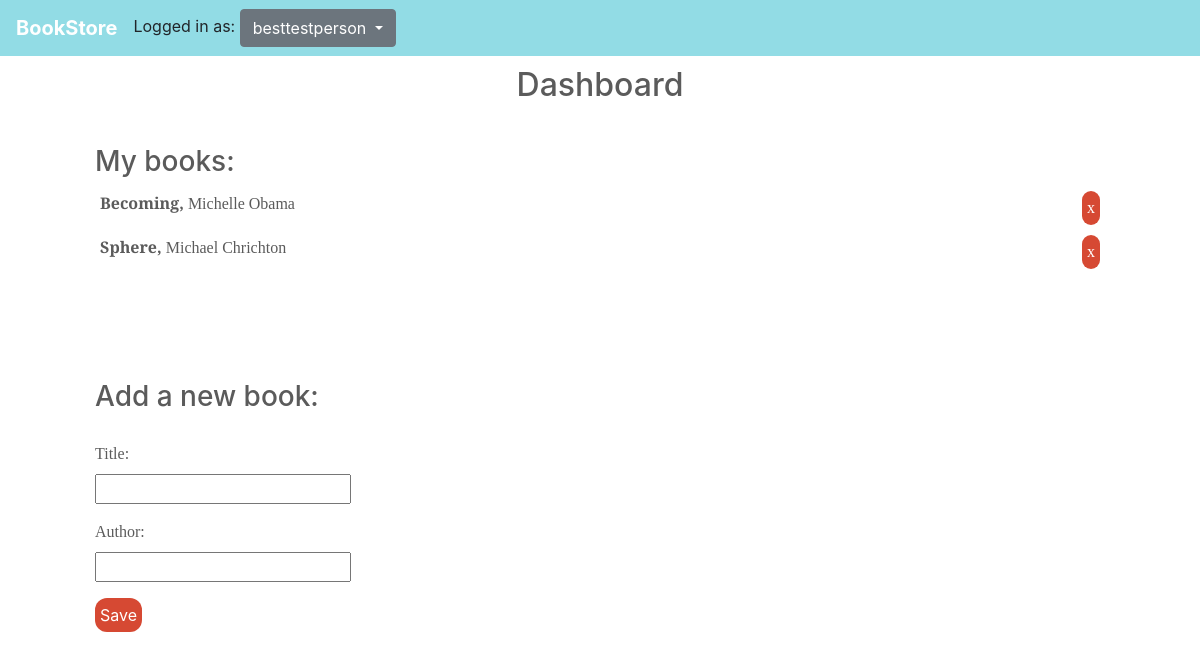
The page /dashboard/besttestperson (signed in) on the database its author committed.
### modifylist/models.py (models this page shows, shortened)
class Book(models.Model):
    user = models.ForeignKey(
        User,
        on_delete=models.CASCADE,
        default=1
    )
    title = models.CharField(max_length=200)
    author = models.CharField(max_length=200)
    added = models.DateTimeField(auto_now_add=True)

### modifylist/views.py (the view)
# urls.py: path('dashboard/<username>', views.dashboard, name="dashboard"),
def dashboard(request, username):
    user = User.objects.get(username=username)
    if request.method == 'POST':
        form = BookForm(request.POST)
        if form.is_valid():
            book = form.save(commit=False)
            if book is not None:
                book.user = request.user
                book.save()
                return redirect('dashboard', username=user.username)
    else:
        form = BookForm()
    books = Book.objects.order_by('-added')
    books_for_user = books.filter(user=user)
    context = {
        'form': form,
        'books': books,
        'books_for_user': books_for_user,
        'user_on_page': user,
        'request_user': request.user
    }
    return render(request, 'dashboard.html', context)

### modifylist/views.py
class BookForm(forms.ModelForm):
    class Meta:
        model = Book
        fields = ['title', 'author']

### modifylist/templates/dashboard.html (shortened to what this page needs)
{% extends "base-dashboard.html" %}
{% load static %}
{% block content %}
<div class="Container">
  {% if user_on_page == request_user %}
  <h2 class="PageHeader">Dashboard</h2>
  <div class='ListContainer'>
    <h3 class="SectionHeader">My books:</h3>
    <div class='BookList'>
        {% for book in books %}
          {% if book.user == user_on_page %}
          <div class="Book">
            <div class="BookInfo"><span class="TitleText">{{ book.title }},</span> {{ book.author }}</div>
            <div class="BookButtons">
              <button class="Button DeleteButton"><a class="DeleteLink" href="/delete_book/{{ book.id }}">x</a></button>
            </div>
          </div>
          {% endif %}
        {% endfor %}
    </div>
  </div>
  <div class='AddContainer'>
    <div class='FormContainer'>
      <h3 class="SectionHeader">Add a new book:</h3>
      <form class="Form" action="{{ request.get_full_path }}" method="POST">
        {{ form.as_p }}
        <button class="Button btn">Save</button>
      </form>
    </div>
  </div>
  {% else %}
  <p class="ErrorMessage">Oops! You're not logged in. <a href="{% url 'login' %}">Login</a> or <a href="{% url 'signup' %}">Signup.</a></p>
  {% endif %}
</div>
{% endblock content %}

### modifylist/templates/base-dashboard.html (shortened to what this page needs)
{% load static %}
<html lang="en">
  <head>
    <link rel="stylesheet" href="https://cdnjs.cloudflare.com/ajax/libs/octicons/4.4.0/font/octicons.css" />
    <link rel="stylesheet" href="https://stackpath.bootstrapcdn.com/bootstrap/4.1.3/css/bootstrap.min.css">
    <link rel="stylesheet" href="https://use.fontawesome.com/releases/v5.5.0/css/all.css">
    <link rel="stylesheet" type="text/css" href="{% static 'styles.css' %}" />
    <link rel="stylesheet" type="text/css" href="{% static 'styles_dashboard.css' %}" />
  </head>
  <body>
    <nav class="Navbar navbar navbar-expand-md">
      <a class="NavbarBrand navbar-brand" href="/">BookStore</a>
        <div class="NavbarDropdown">
          {% if user.is_authenticated %}
            <div class="dropdown">
              <span>Logged in as: </span>
              <button class="btn btn-secondary dropdown-toggle" type="button" id="dropdownMenuButton" data-toggle="dropdown" aria-haspopup="true" aria-expanded="false">
                {{ user }}
              </button>
            </div>
          {% endif %}
        </div>
    </nav>
    {% block content %}
    {% endblock content %}
  </body>

### modifylist/static/styles.css (style rules this page uses)
:root { --background1: #92DCE5; --background-and-highlight-text: #FFFFFF; --text-only: #5B5B5B; --accent: #D64933; }
body { background-color: var(--background-and-highlight-text); }
.Container { display: grid; grid-template-rows: 1fr auto; grid-template-columns: 50px auto 50px; }
.Navbar { background-color: var(--background1); }
.NavbarBrand { color: var(--background-and-highlight-text); font-weight: bold; }
.Button { background-color: var(--accent); border-radius: 12px; border-style: none; padding: 5px; }
.PageHeader { text-align: center; grid-row: 2; grid-column: 2; color: var(--text-only); padding-top: 10px; }
.Form { text-align: center; grid-row: 3; grid-column: 2; padding-top: 20px; }
label { font-family: 'Bitter', serif; display: block; }

### modifylist/static/styles_dashboard.css (style rules this page uses)
:root { --background1: #92DCE5; --background-and-highlight-text: #FFFFFF; --text-only: #5B5B5B; --accent: #D64933; }
body { background-color: var(--background-and-highlight-text); }
.Container { display: grid; grid-template-rows: 15% 1fr 1fr; grid-template-columns: 50px 1fr 50px; color: var(--text-only); }
.PageHeader { grid-row: 1; grid-column: 2; padding-top: 10px; }
.ListContainer { grid-row: 2; grid-column: 2; }
.AddContainer { grid-row: 3; grid-column: 2; }
.Book { font-family: 'Bitter', serif; }
.Button { color: var(--background-and-highlight-text); }
.Book { font-family: 'Bitter', serif; display: flex; justify-content: space-between; padding: 5px; }
.Button { color: var(--background-and-highlight-text); padding: none; }
.DeleteLink { color: var(--background-and-highlight-text); }
.Form { text-align: left; }
.TitleText { font-weight: bold; }

### rows shown on the page
Book: title "Becoming", author "Michelle Obama"
Book: title "Sphere", author "Michael Chrichton"

### other values the page prints
{{ user }} "besttestperson"
